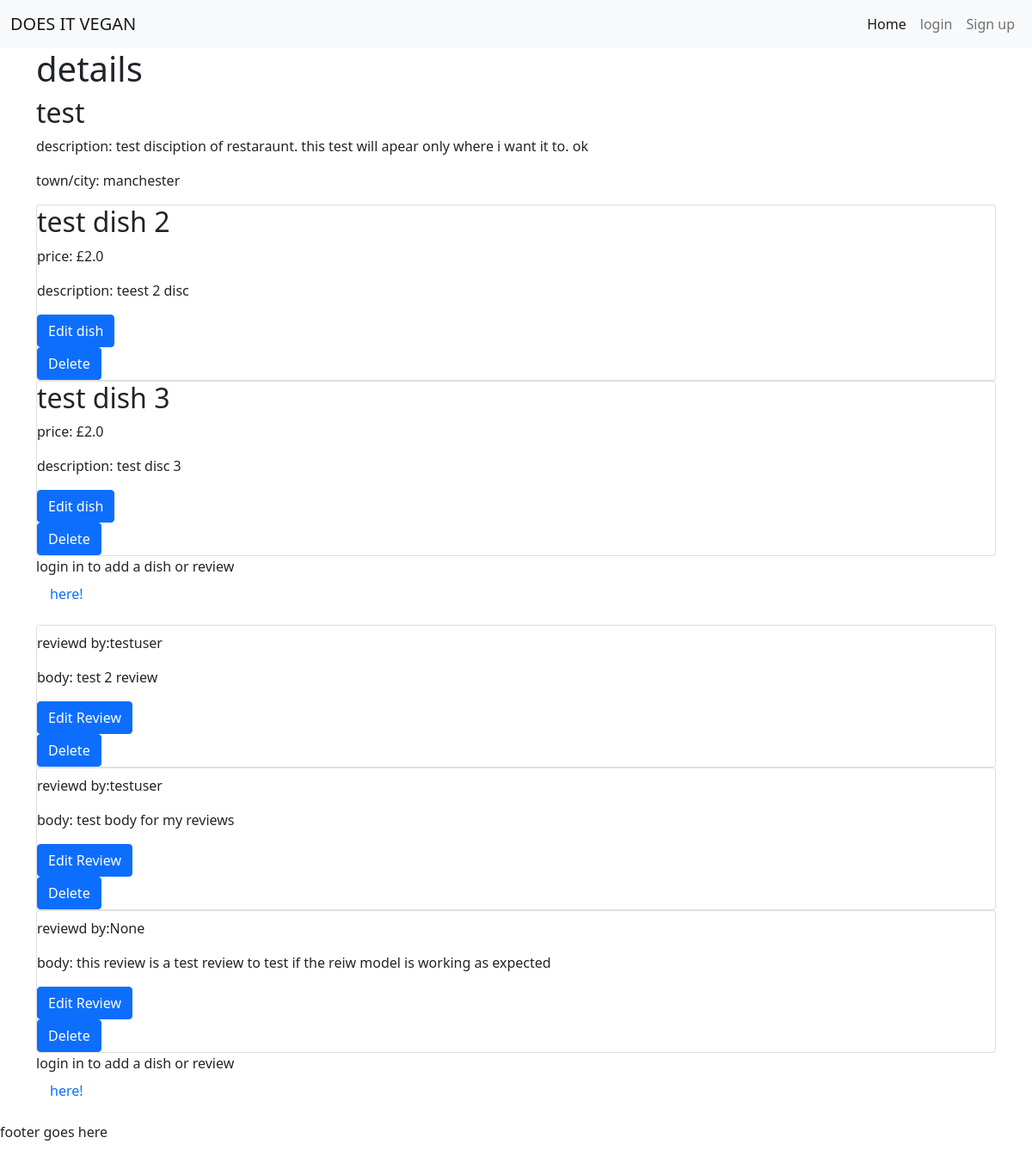
The app's page /restaurant_detail/1, older data.
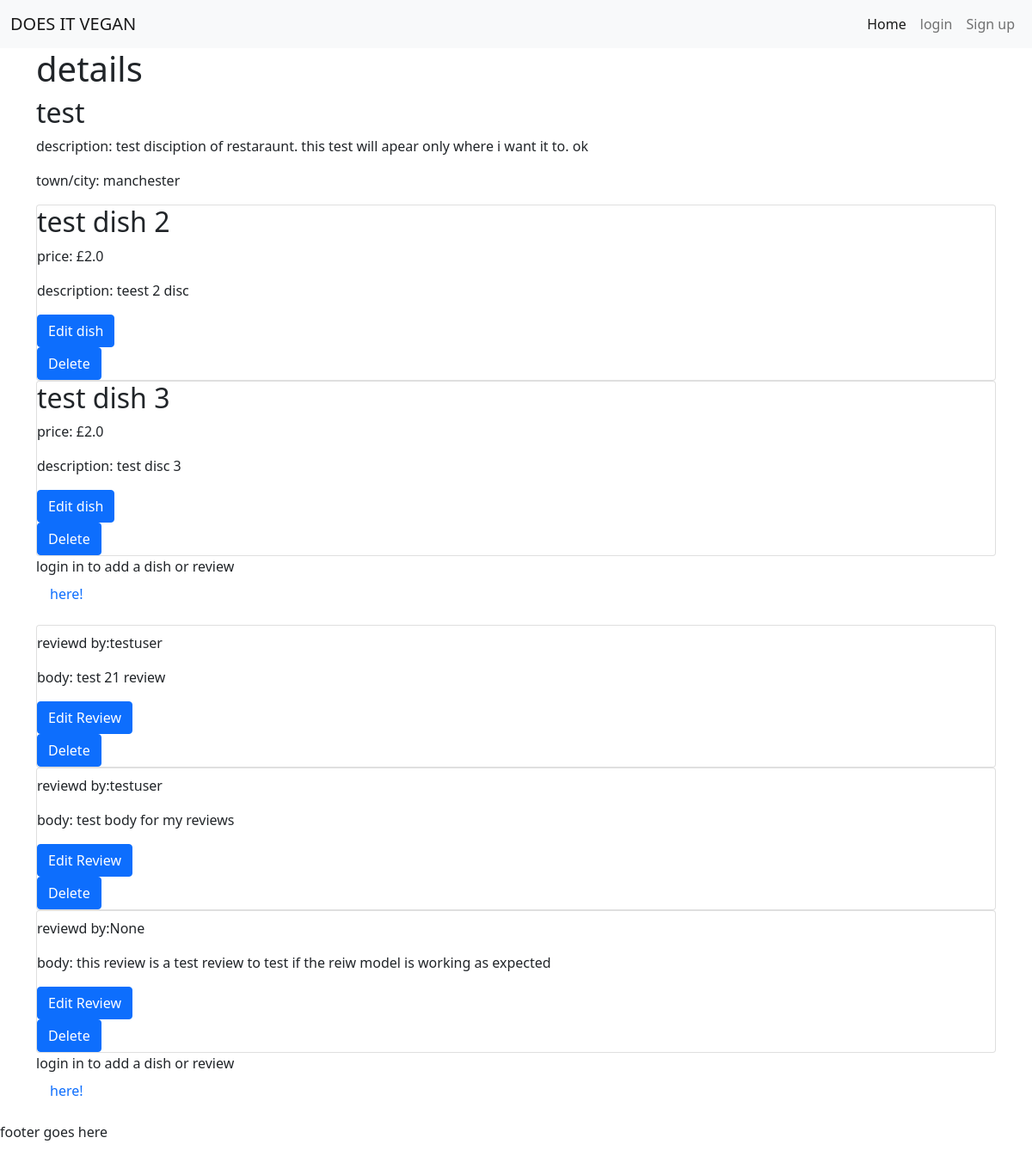
The same page, newer data.
### web_app/models.py (models this page shows, shortened)
class Review(models.Model):
    title = models.CharField(max_length=200, unique=True)
    restaurant = models.ForeignKey(
        Restaurant, on_delete=models.CASCADE, related_name='reviews')
    created_on = models.DateTimeField(auto_now_add=True)
    body = models.TextField()
    approved = models.BooleanField(default=False)
    posted_by = models.ForeignKey(
        User, on_delete=models.CASCADE, related_name="review_added",
        null=True)
    class Meta:
        ordering = ['-created_on']

### web_app/views.py (the view)
class RestaurantDetailView(DetailView):
    model = Restaurant
    template_name = 'restaurant_detail.html'
    def get_context_data(self, **kwargs):
        context = super().get_context_data(**kwargs)
        context['dish'] = Dish.objects.all()
        context['review'] = Review.objects.all()
        return context

### templates/restaurant_detail.html (shortened to what this page needs)
{% extends "base.html" %}
{% block content %}
<div class="container">
    <div class="row">
        <h1>details</h1>
        <h2>{{restaurant.name|striptags}}</h2>
        <p>description: {{restaurant.description|striptags}}</p>
        <p>town/city: {{restaurant.townCity|striptags}}</p>
        {% for dish in dish %}
            {% if dish.restaurant.id == restaurant.id%}
                <div class="col">
                    <div class="card">
                        <h2>{{dish.name|striptags}}</h2>
                        <p>price: £{{dish.price|striptags}}</p>
                        <p>description: {{dish.description|striptags}}</p>
                        <a href="{% url 'edit_dish' dish.pk %}"><button type="button" class="btn btn-primary">Edit dish</button></a>
                        <a href="{% url 'dish_confirm_delete' dish.pk %}"><button type="button" class="btn btn-primary">Delete</button></a>
                    </div>
            {% endif %}
        {% endfor %}
        {% if user.is_authenticated %}
        <a href="{% url 'add_dish' restaurant.pk %}"><button type="button" class="btn btn-primary">Add dish</button></a>
        {% else %}
        <p>login in to add a dish or review <a class="nav-link" href="{% url 'login' %}">here!</a></p>
        {%endif%}
        {% for review in review %}
        {% if review.restaurant.id == restaurant.id%}
            <div class="col">
                <div class="card">
                    <p>reviewd by:{{review.posted_by|striptags}}</p>
                    <p>body: {{review.body|striptags}}</p>
                    <a href="{% url 'edit_review' review.pk %}"><button type="button" class="btn btn-primary">Edit Review</button></a>
                    <a href="{% url 'review_confirm_delete' review.pk %}"><button type="button" class="btn btn-primary">Delete</button></a>
                </div>
        {% endif %}
    {% endfor %}
    {% if user.is_authenticated %}
    <a href="{% url 'add_review' restaurant.pk %}"><button type="button" class="btn btn-primary">add review</button></a>
    {% else %}
    <p>login in to add a dish or review <a class="nav-link" href="{% url 'login' %}">here!</a></p>
    {%endif%}
        </div>
    </div>
{% endblock %}

Row changes from the older to the newer data that the page shows:
changed Review: body "test 2 review" → "test 21 review"
